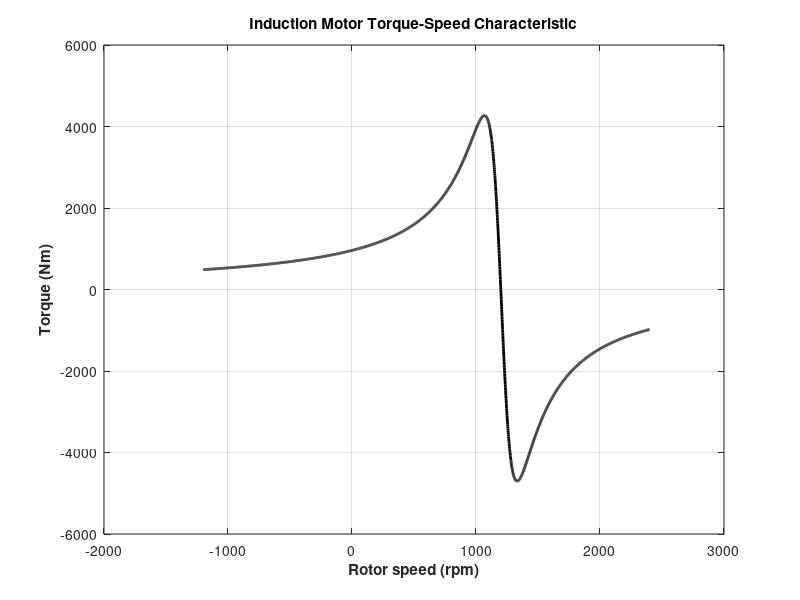
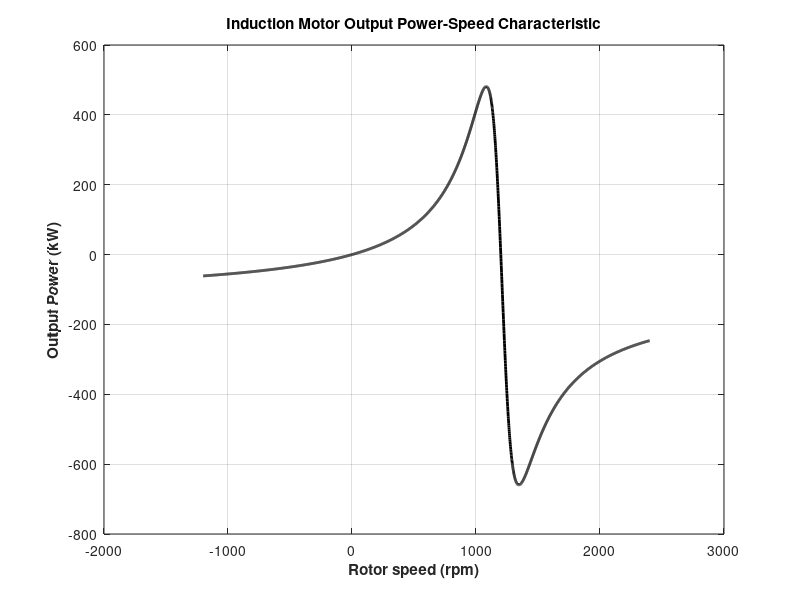

Write the MATLAB code that produced these figures, in order. (Note: this script raises an error after producing the figures.)
%% EE362 HW#3

%% NAME: _SOLUTION_
%% STUDENT NUMBER: 123456

%% Q.1)

%% a)
f = 50; % Hz
Nr_nl = 1480; % rpm
p = round(120*f/Nr_nl);
fprintf('Pole number of the machine is %d.\n',p);


%% b)
Ns = 120*f/p; % rpm
fprintf('Synchronous speed of the machine is %d rpm.\n',Ns);


%% c)
Nr = 0; % rpm
fr = p*(Ns-Nr)/120; % Hz
fprintf('Frequency of rotor induced currents is %d Hz.\n',fr);


%% d)
s = 0.05;
Nr = (1-s)*Ns; % rpm
fprintf('Speed of the rotor is %d rpm.\n',Nr);


%% e)
fr = p*(Ns-Nr)/120; % Hz
fprintf('Frequency of rotor induced currents is %d Hz.\n',fr);


%% Q.2)

% Define given variables
R1 = 0.015; % ohms
R2p = 0.033; % ohms
L1 = 0.41e-3; % henry
L2p = 0.4e-3; % henry
Lm = 13.5e-3; % henry
Rc = 49.5; % ohms
Vline = 600; % volts
frequency = 60; % hz
Prated = 300e3; % watts
pole = 6;


%% Part a)

% Obtain the variables that will be used in the torque equation:
Vphase = Vline/sqrt(3); % volts
X1 = L1*2*pi*frequency; % ohms
X2p = L2p*2*pi*frequency; % ohms
Xm = Lm*2*pi*frequency; % ohms
Nsync = 120*frequency/pole; % rpm
wsync = Nsync*2*pi/60; % rad/sec

% Thevenin variables
Zm = (1j*Xm*Rc)/(1j*Xm+Rc); % ohms
Z1 = R1+1j*X1; % ohms
Vth = Vphase*Zm/(Z1+Zm); % volts
Zth = Z1*Zm/(Z1+Zm); % ohms
Rth = real(Zth); % ohms
Xth = imag(Zth); % ohms

% Slip (and rotor speed) array
s = -1:0.001:2;
s = fliplr(s);
Nr = Nsync*(1-s); % rpm
wr = Nr*2*pi/60; % rad/sec
num = numel(s);
Tm = zeros(1,num); % Nm

% Torque array using the calculated variables and slip variation
Tm = (3*abs(Vth)^2/wsync)*(1./ ( (Rth+R2p./s).^2 + (Xth+X2p)^2 ) )...
    .*(R2p./s); % Nm

% At synchronous speed, torque will be zero (avobe equation cannot calculate)
Tm((s==0)) = 0; % Nm

% Plot the torque-speed curve
figure;
plot(Nr,Tm,'k-','LineWidth',2.0);
xlabel('Rotor speed (rpm)','Fontweight','Bold');
ylabel('Torque (Nm)','Fontweight','Bold');
title ('Induction Motor Torque-Speed Characteristic','Fontweight','Bold');
grid on;

% Obtain the output power characteristics
Pm = Tm.*wr; % Watts

% Plot the output power-speed curve
fig = figure;
plot(Nr,Pm*1e-3,'k-','LineWidth',2.0);
xlabel('Rotor speed (rpm)','Fontweight','Bold');
ylabel('Output Power (kW)','Fontweight','Bold');
title ('Induction Motor Output Power-Speed Characteristic','Fontweight','Bold');
grid on;

% Store the torque characteristics for further usage
Toriginal = Tm; % Nm


%% Part b)

% Calculate the asked parameters using the torque characteristics

starting_torque = Tm((s==1)); % Nm
max_torque = max(Tm); % Nm
max_power = max(Pm); % Watts
slip_max_torque = s((Tm==max_torque));
slip_max_power = s((Pm==max_power));

fprintf('The starting torque is %d Nm.\n', starting_torque);
fprintf('The maximum torque is %d Nm.\n', max_torque);
fprintf('The maximum power is %d Watts.\n', max_power);
fprintf('The slip at maximum torque is %d.\n', slip_max_torque);
fprintf('The slip at maximum power is %d.\n', slip_max_power);

%%
% Maximum power does not occur at the slip where maximum torque occurs. In
% fact, slip of maximum power is smaller that the other. In other words,
% speed of maximum power is higher. The reason is that, since P = T*wr, as
% the speed increases further from the maximum torque point, the increase
% of speed overcomes the decrease of torque for a while. After a point
% (Pmax), torque decay is much rapid.


%% Part c)

%%
% No it is not. Because, Tload(wr=0) > Tstarting
%%
% Method : External rotor resistance


syms res
Tload_start = 1253; % Nm

add_resistance = double(solve((3*abs(Vth)^2/wsync)*((R2p+res)...
    /((Rth+R2p+res)^2+(Xth+X2p)^2))==Tload_start,...
    'IgnoreAnalyticConstraints',true));

fprintf('The possible external rotor resistance values are:\n');
fprintf('%d Ohms and\n',add_resistance(1));
fprintf('%d Ohms and\n',add_resistance(2));

add_res = add_resistance(2);
fprintf('Selected external rotor resistance is: %d Ohms\n',add_res);

% Calculate the new starting torque to check your solution
Tst_new = (3*abs(Vth)^2/wsync)*((R2p+add_res)/...
    ((Rth+R2p+add_res)^2+(Xth+X2p)^2));

fprintf('New starting torque is: %d Nm\n',Tst_new);

%%
% The equation provides two solutions: 2 Ohms and 10 mOhms. The 1st
% solution corresponds to a curve where maximum torque is in braking mode
% whereas the 2nd solution provides an increase on the starting torque by
% slightly shifting the curve to the left. Obviously, 1st solution is very
% inefficient and therefore the external resistance to be connected is
% chosen as 10 mOhms. After the startup, the external resistance should be
% removed (if possible) just after the original torque is higher than the
% load torque. After that point, the load torque should always be lower up
% to the steady state point. Otherwise, the motor may slow down and never
% reach the stable region of the torque-speed curve.


%% Part d)

% Torque with external resistance
Tm = (3*abs(Vth)^2/wsync)*(1./ ((Rth+(R2p+add_res)./s).^2+(Xth+X2p)^2))...
    .*((R2p+add_res)./s); % Nm
Tm((s==0)) = 0; % Nm

% Load torque
load_torque = 1253 + 0.0824*wr.^2; % Nm

% Plot the torque-speed curves
figure;
plot(Nr,Toriginal,'k-','LineWidth',2.0);
hold on;
plot(Nr,Tm,'r-','LineWidth',2.0);
hold on;
plot(Nr,load_torque,'b-','LineWidth',2.0);
hold off;
xlabel('Rotor speed (rpm)','Fontweight','Bold');
ylabel('Torque (Nm)','Fontweight','Bold');
title ('Induction Motor Torque-Speed Characteristic','Fontweight','Bold');
grid on;
xlim([0 1200]);


%% Part e)

%% Part e-1)

% Using the graph:
Nr_op = 1159; % rpm
fprintf('Rotor speed at this operating point is %d rpm.\n',Nr_op);


%% Part e-2)

% This can both be calculated by using graph and using the load torque at
% the given speed:
Tm_op = 2467; % Nm
wr_op = Nr_op*2*pi/60; % rad/sec
Tm_op = 1253 + 0.0824*wr_op^2; % Nm
fprintf('Torque at this operating point is %d Nm.\n',Tm_op);


%% Part e-3)

slip = (Nsync-Nr_op)/Nsync;
Pm_op = Tm_op*wr_op; % watts
Pout = Pm_op; % watts
I2p = sqrt((slip/(1-slip))*(Pm_op/(3*R2p))); % amps
Pcur = 3*I2p^2*R2p; % watts
Pag = Pcur + Pm_op; % watts
I1 = I2p; % amps
Pcus = 3*I1^2*R1; % watts
Pc = 3*Vphase^2/Rc; % watts
Pin = Pag + Pcus + Pc; % watts
efficiency = Pout/Pin*100; % percent

fprintf('Efficiency at this operating point is %d %%\n',efficiency);


%% Part f)

%% Part f-1)

% Define new variables
frequency_new = 55; % hz
Vline_new = Vline*(frequency_new/frequency); % volts

% Calculate all the parameters to be used in the torque equation, with the
% new frequency and voltage:

Vphase = Vline_new/sqrt(3); % volts
X1 = L1*2*pi*frequency_new; % ohms
X2p = L2p*2*pi*frequency_new; % ohms
Xm = Lm*2*pi*frequency_new; % ohms
Nsync = 120*frequency_new/pole; % rpm
wsync = Nsync*2*pi/60; % rad/sec

Zm = (1j*Xm*Rc)/(1j*Xm+Rc); % ohms
Z1 = R1+1j*X1; % ohms
Vth = Vphase*Zm/(Z1+Zm); % volts
Zth = Z1*Zm/(Z1+Zm); % ohms
Rth = real(Zth); % ohms
Xth = imag(Zth); % ohms

% Define a new slip array and obtain a new speed array
% Note that the synchronous speed is now changed
s2 = -1:0.001:2;
s2 = fliplr(s2);
Nr2 = Nsync*(1-s2);
num = numel(s2);
Tm = zeros(1,num);

% Obtain the torque
Tm = (3*abs(Vth)^2/wsync)*(1./((Rth+R2p./s2).^2+(Xth+X2p)^2)).*(R2p./s2);
Tm((s2==0)) = 0;

% Plot the torque-speed curves
figure;
plot(Nr,Toriginal,'k-','LineWidth',2.0);
hold on;
plot(Nr2,Tm,'r-','LineWidth',2.0);
hold on;
plot(Nr,load_torque,'b-','LineWidth',2.0);
hold off;
xlabel('Rotor speed (rpm)','Fontweight','Bold');
ylabel('Torque (Nm)','Fontweight','Bold');
title ('Induction Motor Torque-Speed Characteristic','Fontweight','Bold');
grid on;
xlim([0 1500]);


%% Part f-2)

%%
% Just after the frequency (and voltage) reduction, the characteristics is
% shifted to the left as shown in Part 1. The electrical time constant is
% related to the inductances and resistances of the machine whereas the
% mechanical time constant is related to the inertia of the system. Also
% note that, change in the torque is directly related to change in the
% current and therefore the electrical time constant whereas change in the
% speed of a mechanical system is directly related to the mechanical time
% constant. Generally, mechanical time constants are much higher that
% electrical time constants such that electrical time constant can be
% neglected. All in all, torque of the machine can be altered suddenly.
%%
% In our case, as the characteristics is shifted, the operating point is
% moved down vertically to a new point which is in the generating region.
% This new point should be on the new machine torque curve. As time goes
% on, depending on the system inertia, the machine starts to slow down
% because, at the new point, net torque is negative. The operating point
% reaches the new synchronous speed (Tm = 0), but the machine continues to
% slow down since the net torque is still negative. The machine is now in
% the motoring region. Up to the point where Tnet = 0 which is denoted as
% point B, the machine speed decreases following the machine characteristics.


%% Part f-3)

% Let us call this point as C.
% Using the graph:
Nr_C = 1159; % rpm
Tm_C = -3497; % Nm

fprintf('Rotor apeed just after the frequency reduction is %d rpm\n',Nr_C);
fprintf('Torque just after the frequency reduction is %d Nm\n',Tm_C);


%% Part f-4)

% Using the graph:
Nr_B = 1063; % rpm
Tm_B = -2274; % Nm

fprintf('Rotor apeed at final operating point is %d rpm\n',Nr_B);
fprintf('Torque  at final operating point is %d Nm\n',Tm_B);


%% Part g)

%% Part g-1)

new_load_torque = -load_torque;

% Plot the torque-speed curves
figure;
plot(Nr,Toriginal,'k-','LineWidth',2.0);
hold on;
plot(Nr,load_torque,'r-','LineWidth',2.0);
hold on;
plot(Nr,new_load_torque,'b-','LineWidth',2.0);
hold off;
xlabel('Rotor speed (rpm)','Fontweight','Bold');
ylabel('Torque (Nm)','Fontweight','Bold');
title ('Induction Motor Torque-Speed Characteristic','Fontweight','Bold');
grid on;
xlim([0 1500]);


%% Part g-2)

%%
% The load characteristics is changed this time. Just after this, the net
% torque will be positive (Tm-TL > 0) so that the machine starts to
% accelerate. This acceleration will occur following the machine torque
% characteristics. It will reach the synchronous speed (Tm=0), but the
% acceleration will continue since the net torque is still positive. After
% that, the machine will operate in the generating region until it reaches
% the final operating point (pt B) where Tnet=0. the machine will remain at
% that point and generate power if no other change is applied to the
% system.


%% Part g-3)

% Using the graph:
Nr_B = 1242; % rpm
Tm_B = -2647; % Nm

fprintf('Rotor apeed at final operating point is %d rpm\n',Nr_B);
fprintf('Torque  at final operating point is %d Nm\n',Tm_B);

